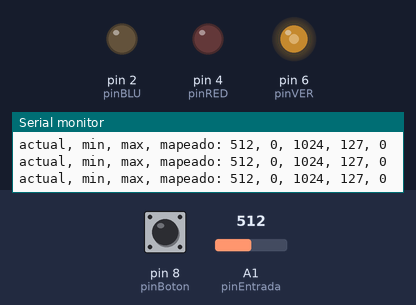
Bench run of a sketch on a simulated Arduino Uno, built with avr-gcc and run on an emulated ATmega328P. On the bench: output pins drawn as LEDs (lit = HIGH), the last lines printed to the serial monitor. Dashed ring = blinking. Inputs (shaded band) come from the test bench; at power-on: A1 (pinEntrada) = 512, pin 8 (pinBoton) LOW.

Above: at 1.2 s.
1.3 s: A1 (pinEntrada) set to 990
At 2.5 s:
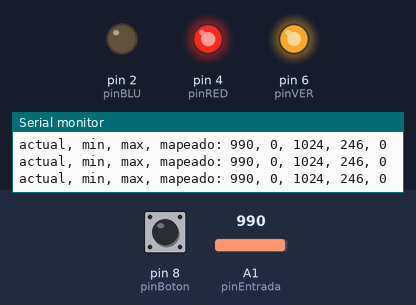
2.8 s: A1 (pinEntrada) set to 1008
At 3.7 s:
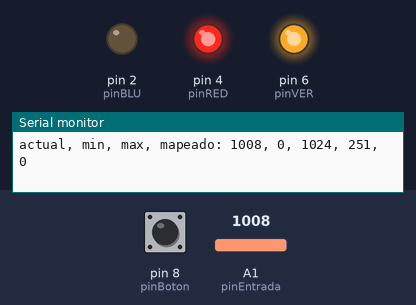
5.8 s: A1 (pinEntrada) set to 1023
At 6.11 s:
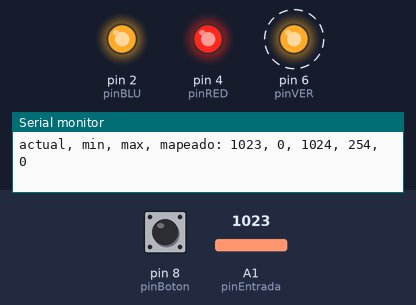
8.8 s: pin 8 (pinBoton) pulled HIGH for 0.15 s
At 9.07 s:
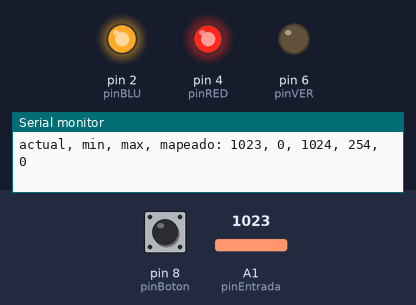
11.8 s: A1 (pinEntrada) set to 716
At 12.8 s:
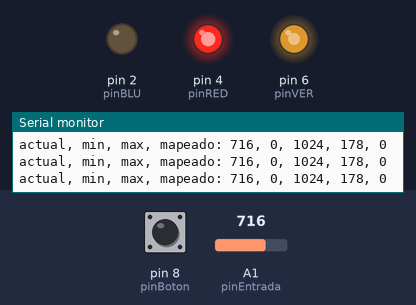
13.3 s: A1 (pinEntrada) set to 408
At 14.3 s:
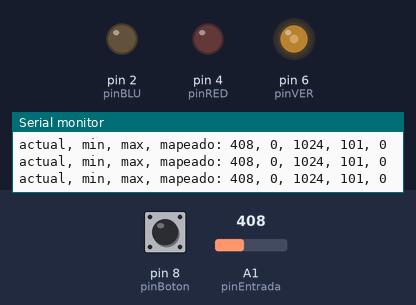
16.3 s: A1 (pinEntrada) set to 383
Timing chart, 0 to 19.3 s (numbered marks = the images above; inputs shaded):
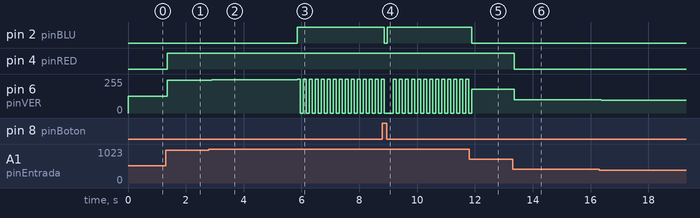

Measured:
- after the input at 1.3 s, pin 4 (pinRED): LOW → HIGH after 0.06 s; pin 6 (pinVER): 127/255 → 246/255 after 0.06 s
- after the input at 2.8 s, pin 6 (pinVER): 246/255 → 251/255 after 0.09 s
- after the input at 5.8 s, pin 2 (pinBLU): LOW → HIGH after 0.05 s; pin 6 (pinVER): alternates 255/255 for 0.10 s and 0/255 for 0.10 s, starting after 0.05 s
- after the input at 8.8 s, pin 2 (pinBLU): HIGH → LOW after 0.07 s, → HIGH 0.10 s later
- after the input at 11.8 s, pin 2 (pinBLU): HIGH → LOW after 0.08 s
- after the input at 13.3 s, pin 4 (pinRED): HIGH → LOW after 0.06 s; pin 6 (pinVER): 178/255 → 101/255 after 0.06 s
- after the input at 16.3 s, pin 6 (pinVER): 101/255 → 95/255 after 0.07 s

The sketch:

sketch_may09D.ino
```cpp
// Codigo basado en ej_03_perilla_mapeo x montoyamoraga (v0.0.1 abril 2022)
// Hecho con Arduino Uno y IDE 1.8.19

// Recursos adicionales: ej_02_pulsador_luz_intermitente_delay
//                       ej_03_pulsador_luz_intermitente        x montoyamoraga
//                       https://forum.arduino.cc/

// Arduino Uno x Potenciometro
// 5V conectado a pin1 potenciometro (fila 1)
// A0 conectado a pin2 potenciometro (fila 3)
// GND conectado a pin3 potenciometro (fila 5)

// LED VERDE conectado a digital 6
// LED ROJO conectado a digital 4
// LED AZUL conectado a digital 2


int pinEntrada = A1;
int pinBoton = 8;


int pinVER = 6;
int pinRED = 4;
int pinBLU = 2;

int estadoLED = 0;
int estadoLED2 = 0;


// Potenciometro
int valorSensor = 0;

int valorMin = 0;
int valorMax = 1024;

int rangoMin = 0;
int rangoMax = 255;

int valorMapeado = 0;

// variable para almacenar estado pulsador
int estadoBoton = 0;

// variable para pausa de intermitencia
const long intervalo = 100;
const long intervalo2 = 200;

unsigned long tiempoAnterior = 0;
unsigned long tiempoActual = 0;


void setup() {

  // definir pin como salida digital
  pinMode(pinVER, OUTPUT);
  pinMode(pinRED, OUTPUT);
  pinMode(pinBLU, OUTPUT);

  pinMode(pinBoton, INPUT);


  // abrir comunicacion serial
  Serial.begin(9600);
}

void loop() {

  // actualizar tiempo actual
  tiempoActual = millis();

  // actualizar valor sensor
  valorSensor = analogRead(pinEntrada);

  // actualizar valor minimo
  if (valorSensor < valorMin) {
    valorMin = valorSensor;
  }

  if (valorSensor > valorMax) {
    valorMax = valorSensor;
  }

  // mapear valor
  valorMapeado = map(valorSensor, valorMin, valorMax, rangoMin, rangoMax);

  // leer pin y actualizar variable interna
  estadoBoton = digitalRead(pinBoton);


  // imprimir valores min y max
  Serial.print("actual, min, max, mapeado: ");
  Serial.print(valorSensor);
  Serial.print(", ");
  Serial.print(valorMin);
  Serial.print(", ");
  Serial.print(valorMax);
  Serial.print(", ");
  Serial.print(valorMapeado);
  Serial.print(", ");
  Serial.print(estadoBoton);
  Serial.println("");

  // prender LED VERDE segun brillo
  if (valorSensor < 1020) {
    analogWrite(pinVER, valorMapeado);
  }

  // prender LED ROJO cuando potenciometro llega a la mitad
  if (valorSensor > 512) {
    analogWrite(pinRED, valorMapeado);
  }

  else {
    digitalWrite(pinRED, LOW);

    // LED ROJO apagado con potenciometro a menos de la mitad
    //if (valorSensor < 512) {
    //  digitalWrite(pinRED, LOW);
  }

  // LED VERDE intermitente y prender LED AZUL cuando potenciometro llega al maximo
  if (valorSensor > 1020) {
    analogWrite(pinBLU, valorMapeado);

    // actualizar tiempo actual
    // tiempoActual = millis();

    // comprobar si tiempo transcurrido es mayor que intervalo
    if (tiempoActual - tiempoAnterior >= intervalo) {

      // actualizar tiempo previo
      tiempoAnterior = tiempoActual;

      estadoLED = !estadoLED;
      digitalWrite(pinVER, estadoLED);

    }

    if (estadoBoton == HIGH) {
      digitalWrite(pinVER, LOW);
      //digitalWrite(pinRED, LOW);
      digitalWrite(pinBLU, estadoLED);


      // comprobar si tiempo transcurrido es mayor que intervalo
      //if (tiempoActual - tiempoAnterior >= intervalo) {

      // actualizar tiempo previo
      //tiempoAnterior = tiempoActual;

      //estadoLED = !estadoLED;
      //digitalWrite(pinBLU, estadoLED);

      //}

    }

  }

  else {
    digitalWrite(pinBLU, LOW);

  }


}
```
